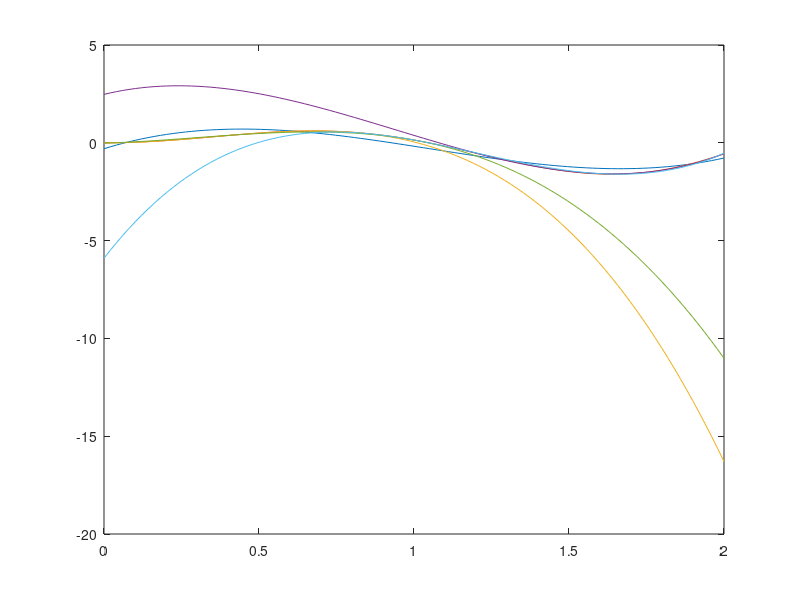

Write MATLAB code to recreate this figure.
close all
f = @(x) x .* sin(3*x);
df = @(x) sin(3*x) + 3*x.* cos(3*x);


A = zeros(11, 4);
for i=1:11
   A(i,:) = [((i-1)/5)^3, ((i-1)/5)^2, ((i-1)/5)^1, 1];
end

b = zeros(11,1);
for i=1:11
    b(i) = f((i - 1)/5);
end

% Sedaj re?ujemo predolo?en sistem Ax = b
p = A\b;
p1 = A(1:5,:)\b(1:5);
p2 = A(7:11,:)\b(7:11);

x = linspace(0, 2);

plot(x, polyval(p, x))
hold on 
plot(x, f(x))
hold on
plot(x, polyval(p1, x))
hold on 
plot(x, polyval(p2, x))
hold on 


A1 = A(1:5,:);
b1 = b(1:5);

A2 = A(7:11,:);
b2 = b(7:11);

% Imamo predolocen sistem: [A1, 0; 0, A2][x1; x2] = [b1;b2] pri omejitvah

C1 = [A(6,:); 3 2 1 0];
d1 = [f(1); df(1)];

% se dodaten pogoj: C = [C1, 0; 0, C1][x1; x2] = [d1;d1]

AA = [A1, zeros(size(A1, 1), size(A2, 2)); zeros(size(A2, 1), size(A1, 2)), A2];
CC = [C1, zeros(size(C1)); zeros(size(C1)), C1];
bb = [b1; b2];
dd = [d1; d1];

S = [AA' * AA, CC'; CC , zeros(size(CC, 1),size(CC, 1))];
u  = [AA' * bb ; dd];
x1 = S\u;

p3 = x1(1:4);
p4 = x1(5:8);

plot(x, polyval(p3, x))
hold on 
plot(x, polyval(p4, x))
hold on 









